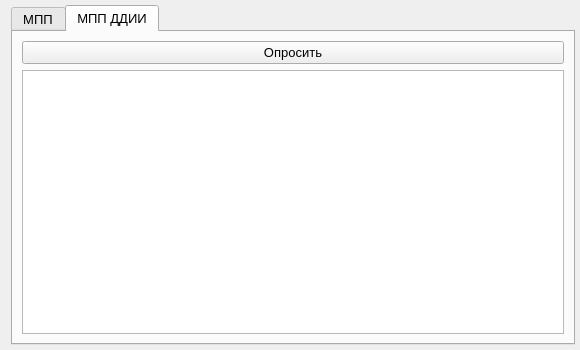
<?xml version="1.0" encoding="UTF-8"?>
<ui version="4.0">
 <class>Form</class>
 <widget class="QWidget" name="Form">
  <property name="geometry">
   <rect>
    <x>0</x>
    <y>0</y>
    <width>580</width>
    <height>350</height>
   </rect>
  </property>
  <property name="sizePolicy">
   <sizepolicy hsizetype="Expanding" vsizetype="Expanding">
    <horstretch>0</horstretch>
    <verstretch>0</verstretch>
   </sizepolicy>
  </property>
  <property name="minimumSize">
   <size>
    <width>580</width>
    <height>350</height>
   </size>
  </property>
  <property name="windowTitle">
   <string>Form</string>
  </property>
  <layout class="QGridLayout" name="gridLayout">
   <property name="topMargin">
    <number>5</number>
   </property>
   <property name="rightMargin">
    <number>5</number>
   </property>
   <property name="bottomMargin">
    <number>5</number>
   </property>
   <property name="horizontalSpacing">
    <number>5</number>
   </property>
   <property name="verticalSpacing">
    <number>0</number>
   </property>
   <item row="0" column="0">
    <layout class="QGridLayout" name="gridLayout_2">
     <item row="0" column="0">
      <widget class="QTabWidget" name="tabWidget_mpp">
       <property name="font">
        <font>
         <pointsize>10</pointsize>
        </font>
       </property>
       <property name="currentIndex">
        <number>1</number>
       </property>
       <widget class="QWidget" name="tab_mpp">
        <attribute name="title">
         <string>МПП</string>
        </attribute>
        <layout class="QVBoxLayout" name="verticalLayout">
         <item>
          <widget class="QPushButton" name="pushButton_mpp_request">
           <property name="minimumSize">
            <size>
             <width>0</width>
             <height>0</height>
            </size>
           </property>
           <property name="font">
            <font>
             <pointsize>10</pointsize>
            </font>
           </property>
           <property name="text">
            <string>Опросить</string>
           </property>
          </widget>
         </item>
         <item>
          <widget class="QTableWidget" name="tableView_mpp_df"/>
         </item>
        </layout>
       </widget>
       <widget class="QWidget" name="tab_mpp_ddii">
        <attribute name="title">
         <string>МПП ДДИИ</string>
        </attribute>
        <layout class="QVBoxLayout" name="verticalLayout_2">
         <item>
          <widget class="QPushButton" name="pushButton_request">
           <property name="text">
            <string>Опросить</string>
           </property>
          </widget>
         </item>
         <item>
          <widget class="QTableView" name="tableView_mpp_ddii_df"/>
         </item>
        </layout>
       </widget>
      </widget>
     </item>
     <item row="1" column="0">
      <layout class="QVBoxLayout" name="vLayout_ser_connect"/>
     </item>
    </layout>
   </item>
  </layout>
 </widget>
 <resources/>
 <connections/>
</ui>
